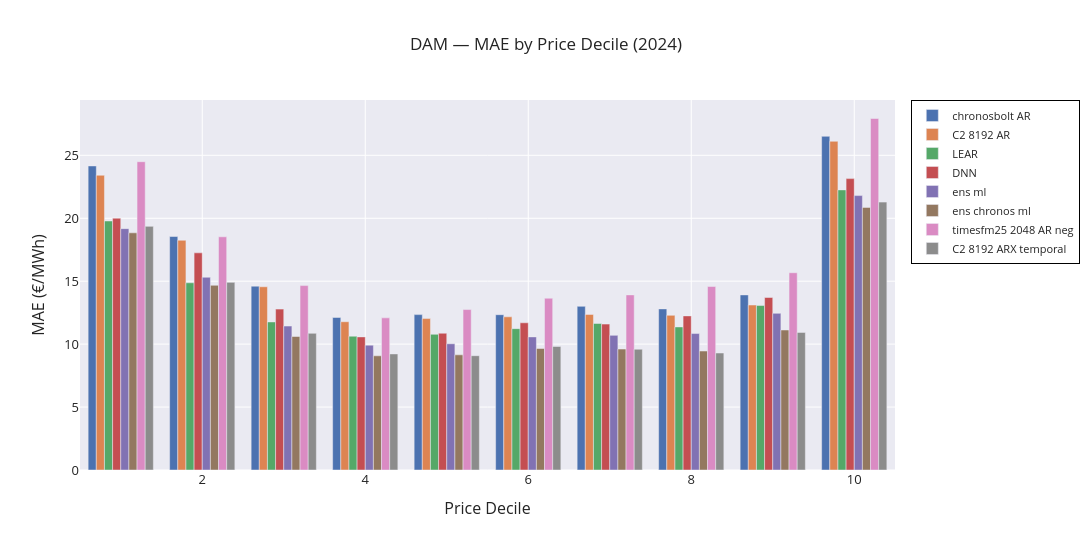

The code cell stored with this chart in its notebook:
### Code cell
# Select a readable subset for display
dam_display = [
    'chronosbolt_AR', 'chronos2_8192_AR', #'TimesFM_AR',
    'LEAR', 'DNN',  'ens_ml', 'ens_chronos_ml','timesfm25_2048_AR_neg',
     'chronos2_8192_ARX_temporal',# 'chronos2_1024_ARX_temporal', 'chronos2_2048_ARX_temporal','ens_tsfm',
]
# dam_display = [c for c in dam_display if c in decile_mae_dam.columns]

fig = go.Figure()
for col in dam_display:
    fig.add_trace(go.Bar(
        x=decile_mae_dam.index,
        y=decile_mae_dam[col],
        name=col.replace('chronos2', 'C2').replace('_', ' '),
    ))

fig.update_layout(
    barmode='group',
    width=1100, height=550, template=TEMPLATE,
    title='DAM — MAE by Price Decile (2024)',
    xaxis=dict(title='Price Decile', title_font=dict(size=16), tickfont=dict(size=13)),
    yaxis=dict(title='MAE (€/MWh)', title_font=dict(size=16), tickfont=dict(size=13)),
    legend=dict(font=dict(size=11), bgcolor='rgba(255,255,255,0.7)', bordercolor='black', borderwidth=1)
)
fig.show()

### Figure 1 — Plotly figure (JSON) as saved in the notebook; plotly's stock layout.template omitted (floating-point values rounded to 4 significant figures)
{"data": [{"name": "chronosbolt AR", "type": "bar", "x": [1, 2, 3, 4, 5, 6, 7, 8, 9, 10], "y": [24.16, 18.55, 14.61, 12.12, 12.34, 12.34, 13.0, 12.8, 13.91, 26.51]}, {"name": "C2 8192 AR", "type": "bar", "x": [1, 2, 3, 4, 5, 6, 7, 8, 9, 10], "y": [23.42, 18.25, 14.56, 11.78, 12.03, 12.17, 12.36, 12.29, 13.11, 26.11]}, {"name": "LEAR", "type": "bar", "x": [1, 2, 3, 4, 5, 6, 7, 8, 9, 10], "y": [19.78, 14.87, 11.76, 10.63, 10.78, 11.23, 11.64, 11.37, 13.07, 22.25]}, {"name": "DNN", "type": "bar", "x": [1, 2, 3, 4, 5, 6, 7, 8, 9, 10], "y": [20.01, 17.25, 12.78, 10.57, 10.87, 11.69, 11.59, 12.24, 13.71, 23.15]}, {"name": "ens ml", "type": "bar", "x": [1, 2, 3, 4, 5, 6, 7, 8, 9, 10], "y": [19.17, 15.31, 11.44, 9.918, 10.03, 10.58, 10.7, 10.84, 12.45, 21.8]}, {"name": "ens chronos ml", "type": "bar", "x": [1, 2, 3, 4, 5, 6, 7, 8, 9, 10], "y": [18.84, 14.67, 10.61, 9.071, 9.149, 9.651, 9.607, 9.452, 11.12, 20.86]}, {"name": "timesfm25 2048 AR neg", "type": "bar", "x": [1, 2, 3, 4, 5, 6, 7, 8, 9, 10], "y": [24.49, 18.53, 14.65, 12.09, 12.75, 13.65, 13.91, 14.58, 15.67, 27.92]}, {"name": "C2 8192 ARX temporal", "type": "bar", "x": [1, 2, 3, 4, 5, 6, 7, 8, 9, 10], "y": [19.36, 14.91, 10.86, 9.223, 9.081, 9.812, 9.595, 9.294, 10.93, 21.28]}], "layout": {"barmode": "group", "height": 550, "legend": {"bgcolor": "rgba(255,255,255,0.7)", "bordercolor": "black", "borderwidth": 1, "font": {"size": 11}}, "title": {"text": "DAM — MAE by Price Decile (2024)"}, "width": 1100, "xaxis": {"tickfont": {"size": 13}, "title": {"font": {"size": 16}, "text": "Price Decile"}}, "yaxis": {"tickfont": {"size": 13}, "title": {"font": {"size": 16}, "text": "MAE (€/MWh)"}}}}
